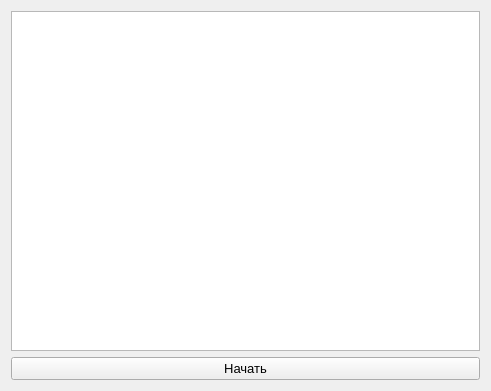
<?xml version="1.0" encoding="UTF-8"?>
<ui version="4.0">
 <class>Form</class>
 <widget class="QWidget" name="Form">
  <property name="geometry">
   <rect>
    <x>0</x>
    <y>0</y>
    <width>491</width>
    <height>391</height>
   </rect>
  </property>
  <property name="windowTitle">
   <string>Hello</string>
  </property>
  <layout class="QVBoxLayout" name="verticalLayout">
   <item>
    <widget class="QTextBrowser" name="textBrowser">
     <property name="font">
      <font>
       <pointsize>12</pointsize>
      </font>
     </property>
    </widget>
   </item>
   <item>
    <widget class="QPushButton" name="pushButton">
     <property name="font">
      <font>
       <pointsize>10</pointsize>
      </font>
     </property>
     <property name="text">
      <string>Начать</string>
     </property>
    </widget>
   </item>
  </layout>
 </widget>
 <resources/>
 <connections/>
</ui>
